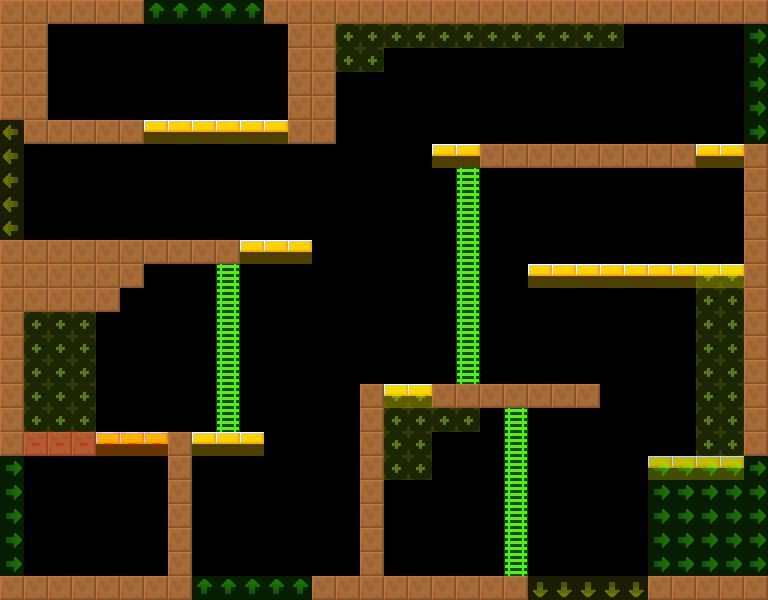

The image is a tile-based game level rendered from a .tmx file. Its description and source (layers, tilesets, objects; grid data summarised) follow:
An orthogonal 32x25 tile map with 24x24 px tiles, 2 tile layers (col, lnk), 2 tilesets and 2 objects (2x Door).

<map version="1.4" tiledversion="1.4.2" orientation="orthogonal" renderorder="right-down" width="32" height="25" tilewidth="24" tileheight="24" infinite="0" nextlayerid="4" nextobjectid="8">
 <tileset firstgid="6" source="../../lnk.tsx" />
 <tileset firstgid="1" source="../../col.tsx" />
 <layer id="1" name="col" width="32" height="25">
  <data>[800 cells, 202 non-empty, 3 distinct tile ids]</data>
 </layer>
 <layer id="2" name="lnk" width="32" height="25" opacity="0.5">
  <data>[800 cells, 116 non-empty, 6 distinct tile ids]</data>
 </layer>
 <objectgroup id="3" name="markers" opacity="0.5">
  <object id="1" name="Door" type="Door" x="504" y="120" width="24" height="24">
   <properties>
    <property name="yr" value="0" />
    <property name="xr" value="0" />
   </properties>
  </object>
  <object id="2" name="Door" type="Door" x="120" y="216" width="24" height="24">
   <properties>
    <property name="yr" value="0" />
    <property name="xr" value="0" />
   </properties>
  </object>
 </objectgroup>
</map>